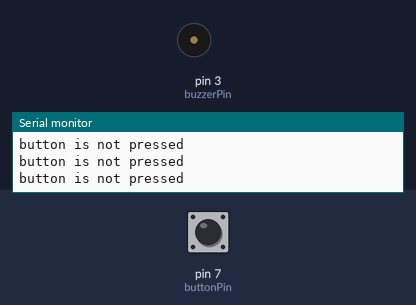
The sketch below on a simulated Arduino Uno, built with avr-gcc and run on an emulated ATmega328P. On the bench: buzzer (waves = sounding, pin HIGH), the last lines printed to the serial monitor. Inputs (shaded band) come from the test bench; at power-on: pin 7 (buttonPin) HIGH.

Above: at 1.2 s.
1.3 s: pin 7 (buttonPin) pulled LOW for 0.15 s
At 1.41 s:
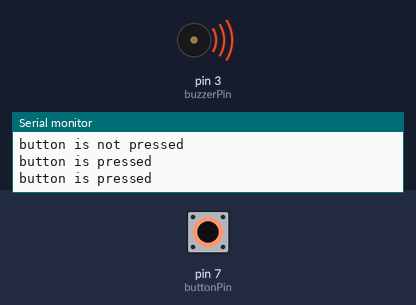
2.9 s: pin 7 (buttonPin) pulled LOW for 1 s
At 4.3 s:
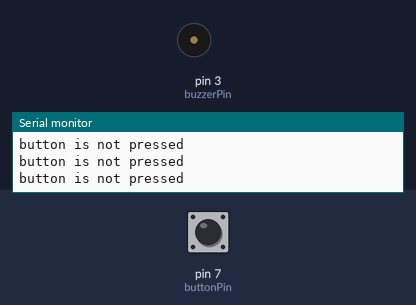
6.9 s: pin 7 (buttonPin) pulled LOW for 3.2 s
At 8.2 s:
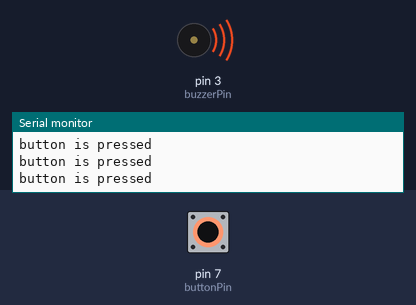
13.1 s: pin 7 (buttonPin) pulsed LOW 5 times (0.12 s each, 0.3 s apart)
At 13.49 s:
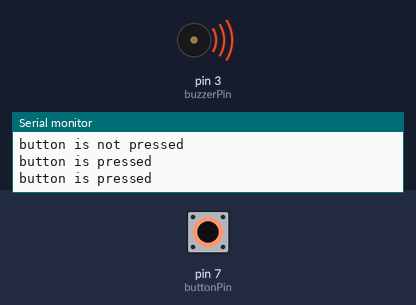
17.6 s: pin 7 (buttonPin) driven LOW
At 18.0 s:
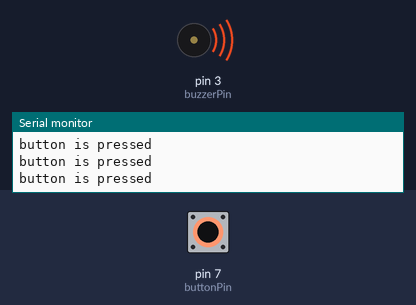
20.6 s: pin 7 (buttonPin) driven HIGH
At 21.8 s:
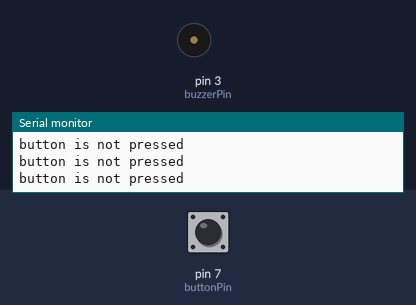
Timing chart, 0 to 23.6 s (numbered marks = the images above; inputs shaded):
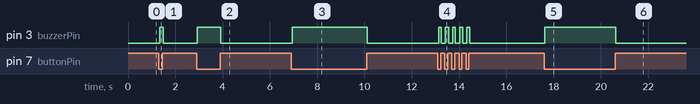

Measured:
- after the input at 1.3 s, pin 3 (buzzerPin): LOW → HIGH at once, → LOW 0.14 s later
- after the input at 2.9 s, pin 3 (buzzerPin): LOW → HIGH at once, → LOW 0.99 s later
- after the input at 6.9 s, pin 3 (buzzerPin): LOW → HIGH at once, → LOW 3.2 s later
- after the input at 13.1 s, pin 3 (buzzerPin): alternates HIGH for 0.12 s and LOW for 0.16 s, 10 changes in all, then stays LOW, starting at once
- after the input at 17.6 s, pin 3 (buzzerPin): LOW → HIGH at once
- after the input at 20.6 s, pin 3 (buzzerPin): HIGH → LOW at once

The sketch:

7-Button_buzzer.ino
```cpp
int buttonPin=7;
int buzzerPin=3;

int buttonState;

void setup() {
  // put your setup code here, to run once:
  pinMode(buttonPin,INPUT_PULLUP);
  pinMode(buzzerPin,OUTPUT);
  Serial.begin(9600);

}

void loop() {
  // put your main code here, to run repeatedly:
  buttonState=digitalRead(buttonPin);

  if(buttonState==LOW)
  {
    Serial.println("button is pressed");
    digitalWrite(buzzerPin,HIGH);

  }
  else{
    Serial.println("button is not pressed");
    digitalWrite(buzzerPin,LOW);

  }

}
```
